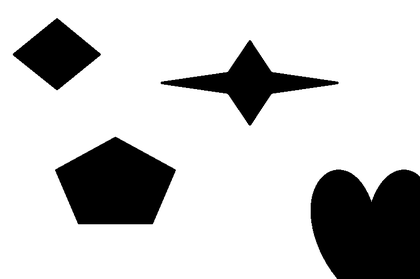
%> input picture map1.png, 420 x 279 px, shrunk from 784 x 520 before the run
$ octave main.m   (GNU Octave 9; MATLAB toolbox functions it lacks are replaced by stand-ins)
%> lines starting %> are read from the running program, lines starting %| are printed output that depends on the picture; in (x1, y1, x2, y2) boxes, pixels count from 0 and x2, y2 are one past the last pixel; in counts of white or black regions, pixels touching at a corner belong together; the program's own positions count from 1
### generateMap.m
function map = generateMap(map_image, world_size)
%> called with map_image = 'map1.png', world_size = [20 20]
% Takes an image and computes a binary map of the obstacles.
%
% INPUTS:
% map_image: filename of the PNG image containing the map
% world_size: [x, y] physical size of the world represented by the map.
% (pixels per ft represented by the map).
%
% OUTPUTS:
% map: binary map representing where the objects are.

    I = imread(map_image);
%> I is the input picture: size 279x420x3 uint8; min 0, max 255, mean 200.4
    I = rgb2gray(I);
%> I: size 279x420 uint8

    imsize = size(I);
%> imsize = [279 420]

    x = floor(linspace(1, size(I, 1), world_size(2)));
%> x = 20 values from 1 to 279
    y = floor(linspace(1, size(I, 2), world_size(1)));
%> y = 20 values from 1 to 420

    I = I(x', y');
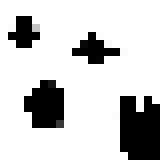
%> I: size 20x20 uint8 (shown 8 times larger); min 0, max 255, mean 202.8
    map.obstacles = I < 20;
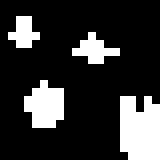
%> map.obstacles: size 20x20 logical (shown 8 times larger); 20% white; 4 white regions (2 under 20 px), largest, box (x1, y1, x2, y2) and area: (15, 12, 20, 20) 36, (3, 10, 8, 16) 22
    map.size = world_size;
    map.space = imsize ./ [world_size(2) world_size(1)];
%> map.space = [13.95 21]
end

### main.m
clear all;
close all;
clc;

% Create the map.
map = generateMap('map1.png', [20 20]);
%> map = {size [20 20], space [13.95 21]}

% Create the robot parameters.
robot.radius = 1;
robot.linkage = 3;

%% Determine the start and goal nodes.
imshow('map1.png');
disp('Pick the location of the robots starting configuration');
%> (the run ends here)
